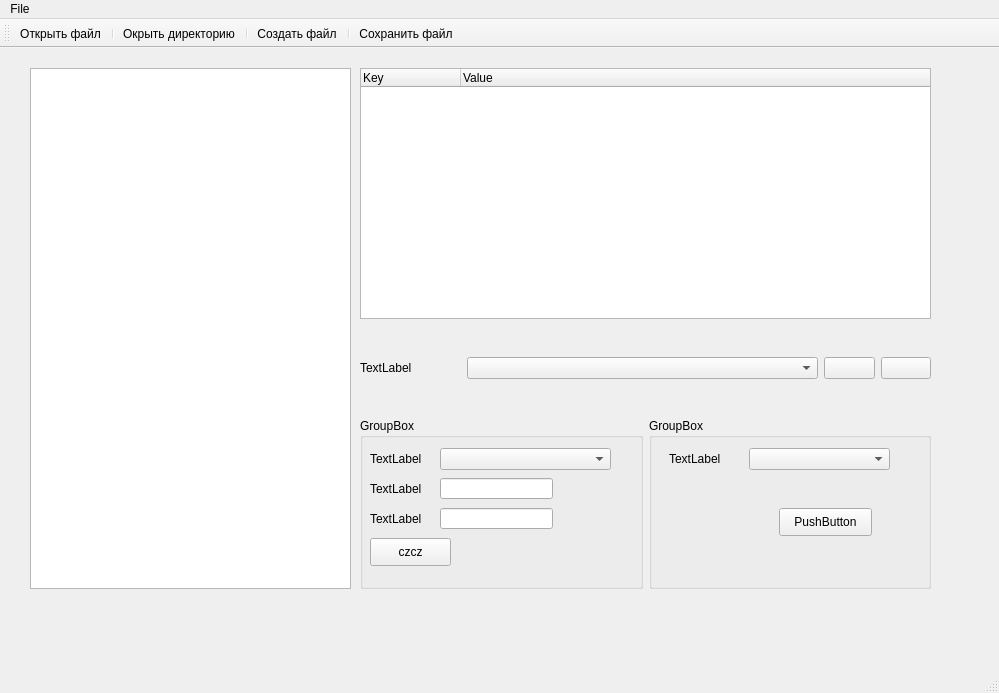
<?xml version="1.0" encoding="UTF-8"?>
<ui version="4.0">
 <class>MainWindow</class>
 <widget class="QMainWindow" name="MainWindow">
  <property name="geometry">
   <rect>
    <x>0</x>
    <y>0</y>
    <width>999</width>
    <height>693</height>
   </rect>
  </property>
  <property name="windowTitle">
   <string>MainWindow</string>
  </property>
  <widget class="QWidget" name="centralwidget">
   <widget class="QListWidget" name="listWidget">
    <property name="geometry">
     <rect>
      <x>30</x>
      <y>20</y>
      <width>321</width>
      <height>521</height>
     </rect>
    </property>
   </widget>
   <widget class="QTreeWidget" name="treeWidget">
    <property name="geometry">
     <rect>
      <x>360</x>
      <y>20</y>
      <width>571</width>
      <height>251</height>
     </rect>
    </property>
    <column>
     <property name="text">
      <string>Key</string>
     </property>
    </column>
    <column>
     <property name="text">
      <string>Value</string>
     </property>
    </column>
   </widget>
   <widget class="QWidget" name="horizontalLayoutWidget">
    <property name="geometry">
     <rect>
      <x>360</x>
      <y>280</y>
      <width>571</width>
      <height>80</height>
     </rect>
    </property>
    <layout class="QHBoxLayout" name="horizontalLayout" stretch="2,7,1,1">
     <item>
      <widget class="QLabel" name="label_sections">
       <property name="text">
        <string>TextLabel</string>
       </property>
      </widget>
     </item>
     <item>
      <widget class="QComboBox" name="ComboBox_section"/>
     </item>
     <item>
      <widget class="QPushButton" name="Btn_add_section">
       <property name="minimumSize">
        <size>
         <width>1</width>
         <height>1</height>
        </size>
       </property>
       <property name="text">
        <string/>
       </property>
       <property name="icon">
        <iconset resource="resource.qrc">
         <normaloff>:/rec/img/plus.png</normaloff>:/rec/img/plus.png</iconset>
       </property>
      </widget>
     </item>
     <item>
      <widget class="QPushButton" name="Btn_delete_section">
       <property name="text">
        <string/>
       </property>
       <property name="icon">
        <iconset resource="resource.qrc">
         <normaloff>:/rec/img/remove.png</normaloff>:/rec/img/remove.png</iconset>
       </property>
      </widget>
     </item>
    </layout>
   </widget>
   <widget class="QWidget" name="horizontalLayoutWidget_2">
    <property name="geometry">
     <rect>
      <x>360</x>
      <y>370</y>
      <width>571</width>
      <height>171</height>
     </rect>
    </property>
    <layout class="QHBoxLayout" name="horizontalLayout_2">
     <item>
      <widget class="QGroupBox" name="groupBox_add">
       <property name="title">
        <string>GroupBox</string>
       </property>
       <widget class="QLabel" name="label_type">
        <property name="geometry">
         <rect>
          <x>10</x>
          <y>30</y>
          <width>55</width>
          <height>21</height>
         </rect>
        </property>
        <property name="text">
         <string>TextLabel</string>
        </property>
       </widget>
       <widget class="QLabel" name="label_key">
        <property name="geometry">
         <rect>
          <x>10</x>
          <y>60</y>
          <width>55</width>
          <height>21</height>
         </rect>
        </property>
        <property name="text">
         <string>TextLabel</string>
        </property>
       </widget>
       <widget class="QLabel" name="label_value">
        <property name="geometry">
         <rect>
          <x>10</x>
          <y>90</y>
          <width>55</width>
          <height>21</height>
         </rect>
        </property>
        <property name="text">
         <string>TextLabel</string>
        </property>
       </widget>
       <widget class="QComboBox" name="ComboBoxType">
        <property name="geometry">
         <rect>
          <x>80</x>
          <y>30</y>
          <width>171</width>
          <height>22</height>
         </rect>
        </property>
       </widget>
       <widget class="QLineEdit" name="lineEdit_key">
        <property name="geometry">
         <rect>
          <x>80</x>
          <y>60</y>
          <width>113</width>
          <height>21</height>
         </rect>
        </property>
       </widget>
       <widget class="QLineEdit" name="lineEdit_value">
        <property name="geometry">
         <rect>
          <x>80</x>
          <y>90</y>
          <width>113</width>
          <height>21</height>
         </rect>
        </property>
       </widget>
       <widget class="QPushButton" name="btn_add_key">
        <property name="geometry">
         <rect>
          <x>10</x>
          <y>120</y>
          <width>81</width>
          <height>28</height>
         </rect>
        </property>
        <property name="text">
         <string>czcz</string>
        </property>
       </widget>
      </widget>
     </item>
     <item>
      <widget class="QGroupBox" name="groupBox_del">
       <property name="title">
        <string>GroupBox</string>
       </property>
       <widget class="QLabel" name="label_k">
        <property name="geometry">
         <rect>
          <x>20</x>
          <y>30</y>
          <width>55</width>
          <height>21</height>
         </rect>
        </property>
        <property name="text">
         <string>TextLabel</string>
        </property>
       </widget>
       <widget class="QComboBox" name="ComboBoxKey">
        <property name="geometry">
         <rect>
          <x>100</x>
          <y>30</y>
          <width>141</width>
          <height>22</height>
         </rect>
        </property>
       </widget>
       <widget class="QPushButton" name="Btn_delete_s">
        <property name="geometry">
         <rect>
          <x>130</x>
          <y>90</y>
          <width>93</width>
          <height>28</height>
         </rect>
        </property>
        <property name="text">
         <string>PushButton</string>
        </property>
       </widget>
      </widget>
     </item>
    </layout>
   </widget>
  </widget>
  <widget class="QMenuBar" name="menubar">
   <property name="geometry">
    <rect>
     <x>0</x>
     <y>0</y>
     <width>999</width>
     <height>21</height>
    </rect>
   </property>
   <widget class="QMenu" name="menuFile">
    <property name="title">
     <string>File</string>
    </property>
    <addaction name="openFile"/>
    <addaction name="separator"/>
    <addaction name="openDirectory"/>
    <addaction name="separator"/>
    <addaction name="addFile"/>
    <addaction name="separator"/>
    <addaction name="saveFile"/>
   </widget>
   <addaction name="menuFile"/>
  </widget>
  <widget class="QStatusBar" name="statusbar"/>
  <widget class="QToolBar" name="toolBar">
   <property name="windowTitle">
    <string>toolBar</string>
   </property>
   <attribute name="toolBarArea">
    <enum>TopToolBarArea</enum>
   </attribute>
   <attribute name="toolBarBreak">
    <bool>false</bool>
   </attribute>
   <addaction name="openFile"/>
   <addaction name="separator"/>
   <addaction name="openDirectory"/>
   <addaction name="separator"/>
   <addaction name="addFile"/>
   <addaction name="separator"/>
   <addaction name="saveFile"/>
  </widget>
  <action name="openFile">
   <property name="icon">
    <iconset resource="resource.qrc">
     <normaloff>:/rec/img/openFile.png</normaloff>:/rec/img/openFile.png</iconset>
   </property>
   <property name="text">
    <string>Открыть файл</string>
   </property>
   <property name="toolTip">
    <string>Открыть файл</string>
   </property>
  </action>
  <action name="openDirectory">
   <property name="icon">
    <iconset resource="resource.qrc">
     <normaloff>:/rec/img/openDirectory.png</normaloff>:/rec/img/openDirectory.png</iconset>
   </property>
   <property name="text">
    <string>Окрыть директорию</string>
   </property>
  </action>
  <action name="addFile">
   <property name="icon">
    <iconset resource="resource.qrc">
     <normaloff>:/rec/img/newFile.png</normaloff>:/rec/img/newFile.png</iconset>
   </property>
   <property name="text">
    <string>Создать файл</string>
   </property>
   <property name="toolTip">
    <string>Создать файл</string>
   </property>
  </action>
  <action name="saveFile">
   <property name="icon">
    <iconset resource="resource.qrc">
     <normaloff>:/rec/img/saveFile.png</normaloff>:/rec/img/saveFile.png</iconset>
   </property>
   <property name="text">
    <string>Сохранить файл</string>
   </property>
   <property name="toolTip">
    <string>сохранить файл</string>
   </property>
  </action>
 </widget>
 <resources>
  <include location="resource.qrc"/>
 </resources>
 <connections/>
</ui>
